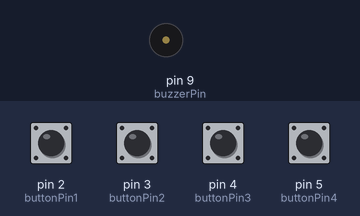
Recording of a sketch running on a simulated Arduino Uno, built with avr-gcc and run on an emulated ATmega328P. On the bench: buzzer (waves = sounding). The inputs (shaded band) are chosen by the test bench; at power-on: pin 2 (buttonPin1), pin 3 (buttonPin2), pin 4 (buttonPin3), pin 5 (buttonPin4) HIGH.

Above: at 1.2 s.
1.3 s: pin 2 (buttonPin1) pulled LOW for 1 s
At 1.5 s:
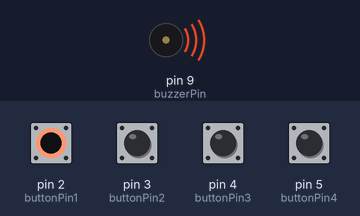
Timing chart, 0 to 4.3 s (numbered marks = the images above; inputs shaded):
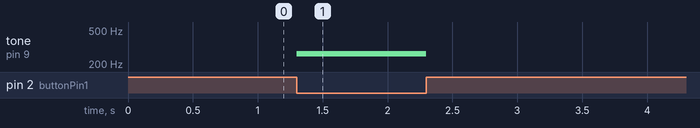

The sketch:

display-temperature-and-humidity.ino
```cpp
// Define button pins
const int buttonPin1 = 2;
const int buttonPin2 = 3;
const int buttonPin3 = 4;
const int buttonPin4 = 5;

// Define piezo buzzer pin
const int buzzerPin = 9;

// Variables
int buttonState1, buttonState2, buttonState3, buttonState4;

void setup() {
  // Set button pins as INPUT with
  // pull-down resistors
  pinMode(buttonPin1, INPUT_PULLUP);
  pinMode(buttonPin2, INPUT_PULLUP);
  pinMode(buttonPin3, INPUT_PULLUP);
  pinMode(buttonPin4, INPUT_PULLUP);

  // Set piezo buzzer pin as OUTPUT
  pinMode(buzzerPin, OUTPUT);
}

void loop() {
  // Read button states
  buttonState1 = digitalRead(buttonPin1);
  buttonState2 = digitalRead(buttonPin2);
  buttonState3 = digitalRead(buttonPin3);
  buttonState4 = digitalRead(buttonPin4);

  // Check which button is pressed and
  // play the corresponding note
  if (buttonState1 == LOW) {
    playNote(262);  // Note: C4
  } else if (buttonState2 == LOW) {
    playNote(294);  // Note: D4
  } else if (buttonState3 == LOW) {
    playNote(330);  // Note: E4
  } else if (buttonState4 == LOW) {
    playNote(349);  // Note: F4
  } else {
    // Stop playing if no button is pressed
    noTone(buzzerPin);
  }
}

// Function to play a note on the piezo buzzer
void playNote(int frequency) {
  tone(buzzerPin, frequency);
  // Adjust the delay to control note duration
  delay(200);
  noTone(buzzerPin);
}
```

Measured:
- after the input at 1.3 s, tone on pin 9 (buzzerPin): silent → 262 Hz at once, → silent 1.0 s later
